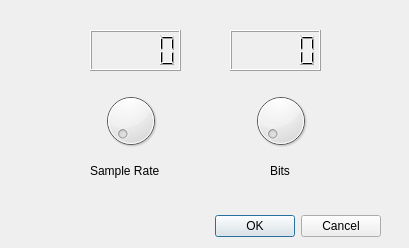
<?xml version="1.0" encoding="UTF-8"?>
<ui version="4.0">
 <class>Dialog</class>
 <widget class="QDialog" name="Dialog">
  <property name="geometry">
   <rect>
    <x>0</x>
    <y>0</y>
    <width>409</width>
    <height>248</height>
   </rect>
  </property>
  <property name="windowTitle">
   <string>Dialog</string>
  </property>
  <widget class="QDialogButtonBox" name="buttonBox">
   <property name="geometry">
    <rect>
     <x>40</x>
     <y>210</y>
     <width>341</width>
     <height>32</height>
    </rect>
   </property>
   <property name="orientation">
    <enum>Qt::Horizontal</enum>
   </property>
   <property name="standardButtons">
    <set>QDialogButtonBox::Cancel|QDialogButtonBox::Ok</set>
   </property>
  </widget>
  <widget class="QDial" name="dial">
   <property name="geometry">
    <rect>
     <x>100</x>
     <y>80</y>
     <width>61</width>
     <height>81</height>
    </rect>
   </property>
  </widget>
  <widget class="QLabel" name="label">
   <property name="geometry">
    <rect>
     <x>90</x>
     <y>150</y>
     <width>81</width>
     <height>41</height>
    </rect>
   </property>
   <property name="text">
    <string>Sample Rate</string>
   </property>
  </widget>
  <widget class="QLabel" name="label_2">
   <property name="geometry">
    <rect>
     <x>270</x>
     <y>150</y>
     <width>31</width>
     <height>41</height>
    </rect>
   </property>
   <property name="text">
    <string>Bits</string>
   </property>
  </widget>
  <widget class="QLCDNumber" name="lcdNumber">
   <property name="geometry">
    <rect>
     <x>90</x>
     <y>30</y>
     <width>91</width>
     <height>41</height>
    </rect>
   </property>
  </widget>
  <widget class="QLCDNumber" name="lcdNumber_2">
   <property name="geometry">
    <rect>
     <x>230</x>
     <y>30</y>
     <width>91</width>
     <height>41</height>
    </rect>
   </property>
  </widget>
  <widget class="QDial" name="dial_2">
   <property name="geometry">
    <rect>
     <x>250</x>
     <y>80</y>
     <width>61</width>
     <height>81</height>
    </rect>
   </property>
  </widget>
 </widget>
 <resources/>
 <connections>
  <connection>
   <sender>buttonBox</sender>
   <signal>accepted()</signal>
   <receiver>Dialog</receiver>
   <slot>accept()</slot>
   <hints>
    <hint type="sourcelabel">
     <x>248</x>
     <y>254</y>
    </hint>
    <hint type="destinationlabel">
     <x>157</x>
     <y>274</y>
    </hint>
   </hints>
  </connection>
  <connection>
   <sender>buttonBox</sender>
   <signal>rejected()</signal>
   <receiver>Dialog</receiver>
   <slot>reject()</slot>
   <hints>
    <hint type="sourcelabel">
     <x>316</x>
     <y>260</y>
    </hint>
    <hint type="destinationlabel">
     <x>286</x>
     <y>274</y>
    </hint>
   </hints>
  </connection>
 </connections>
</ui>
